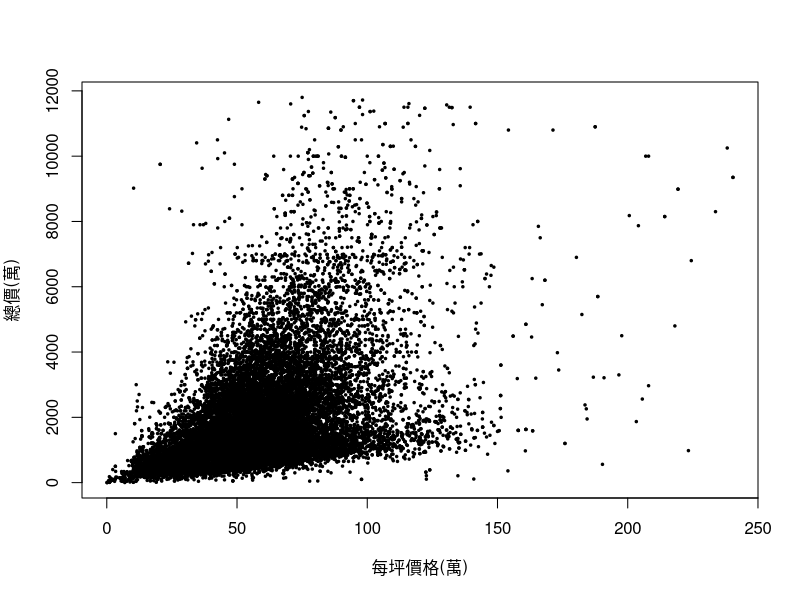
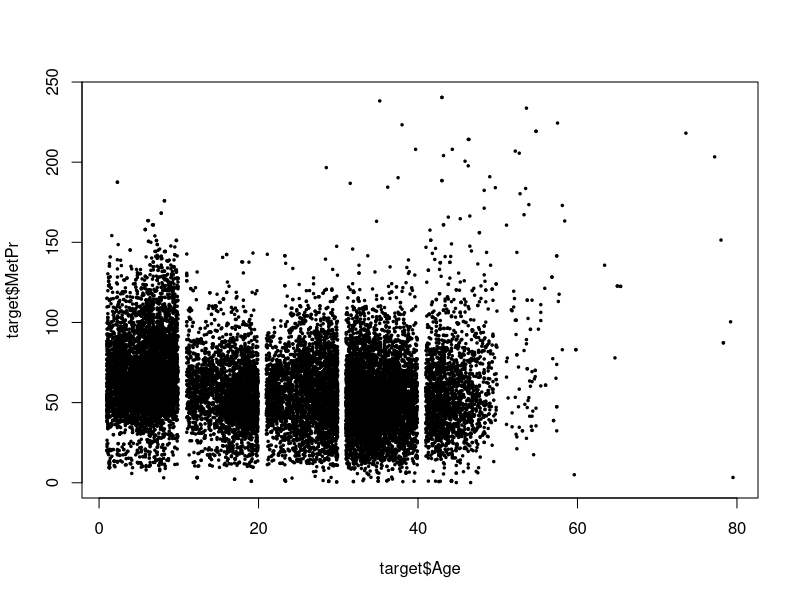
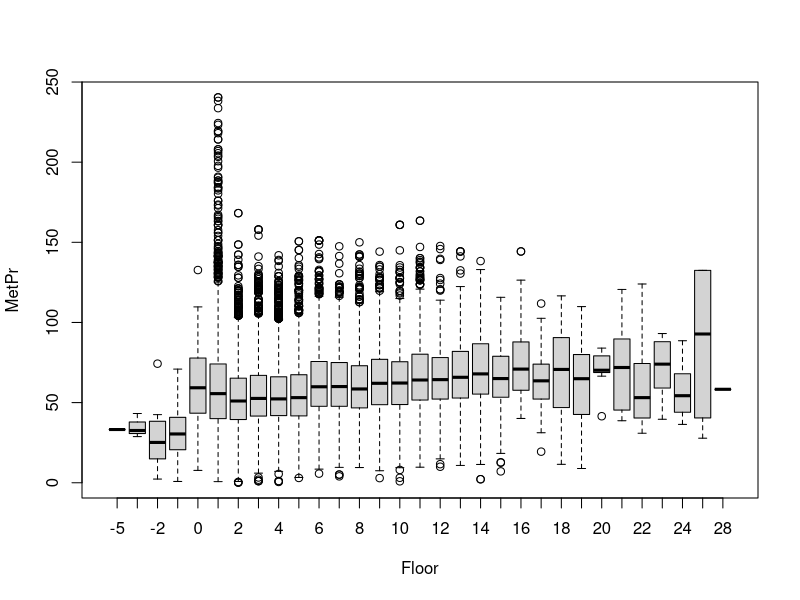
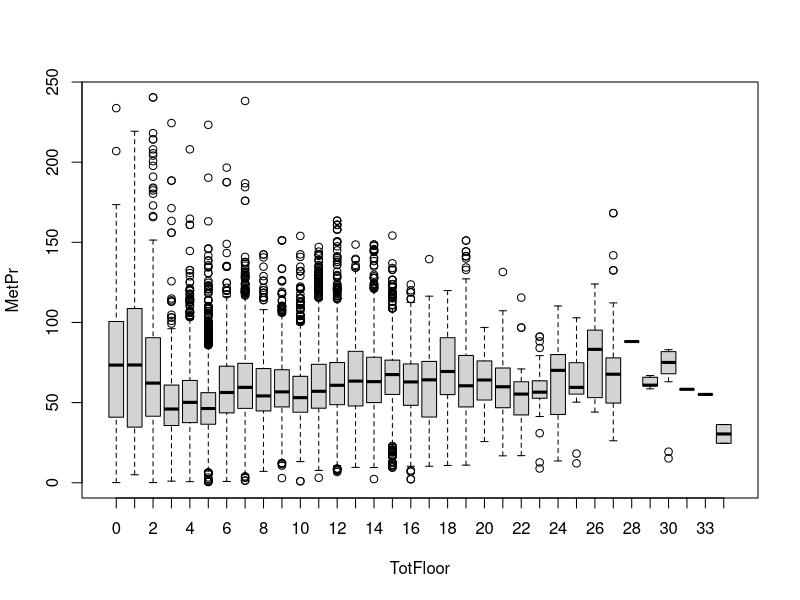
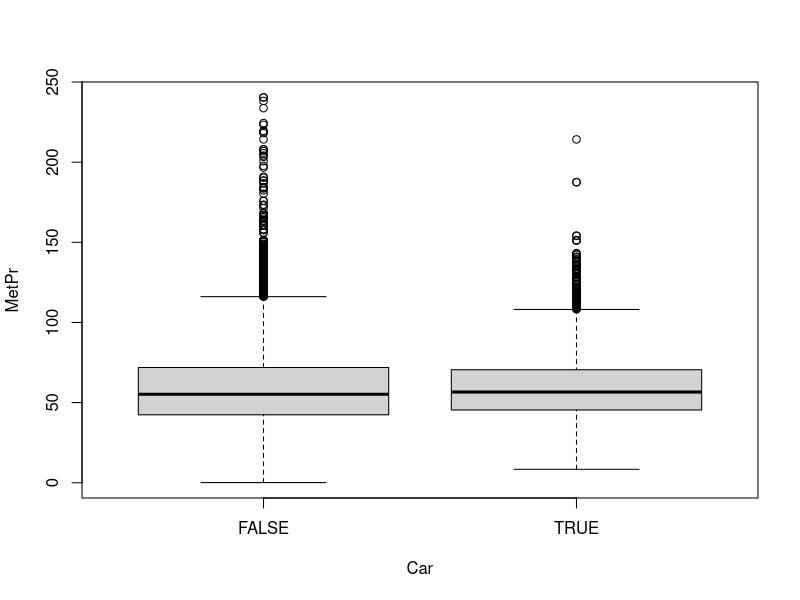
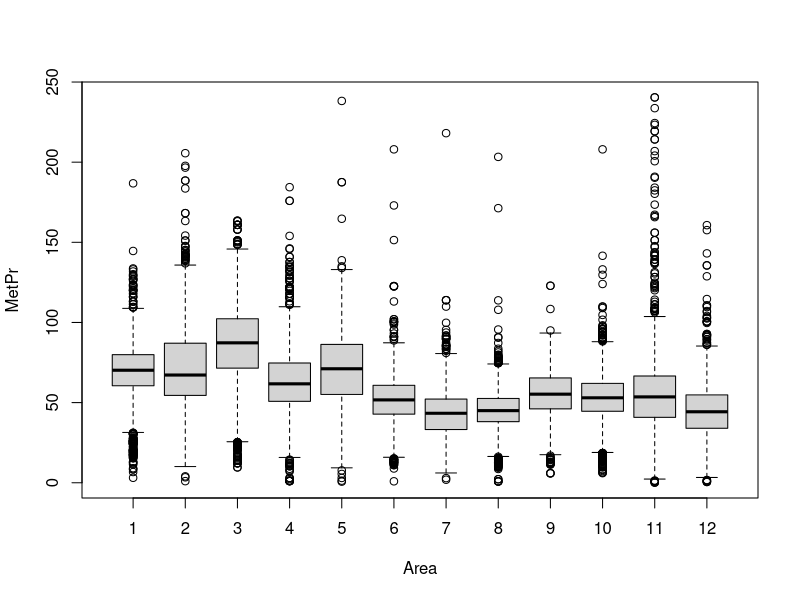
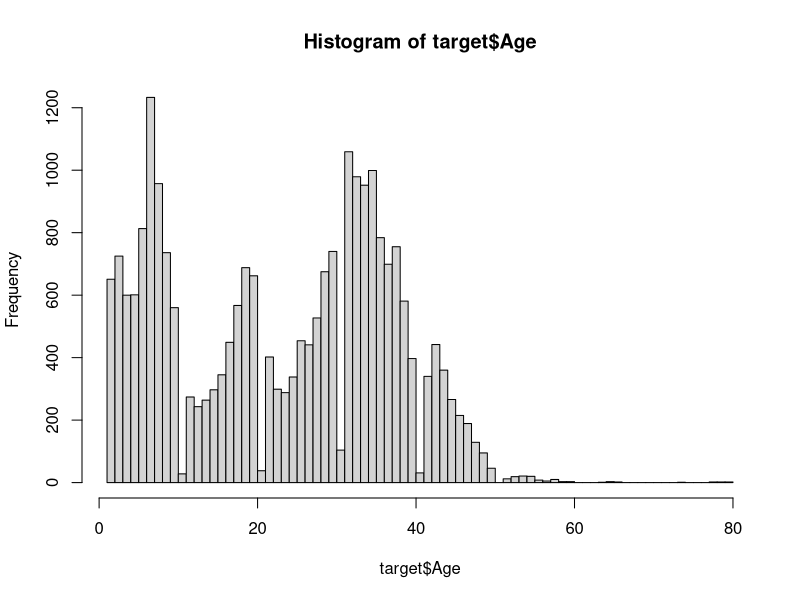
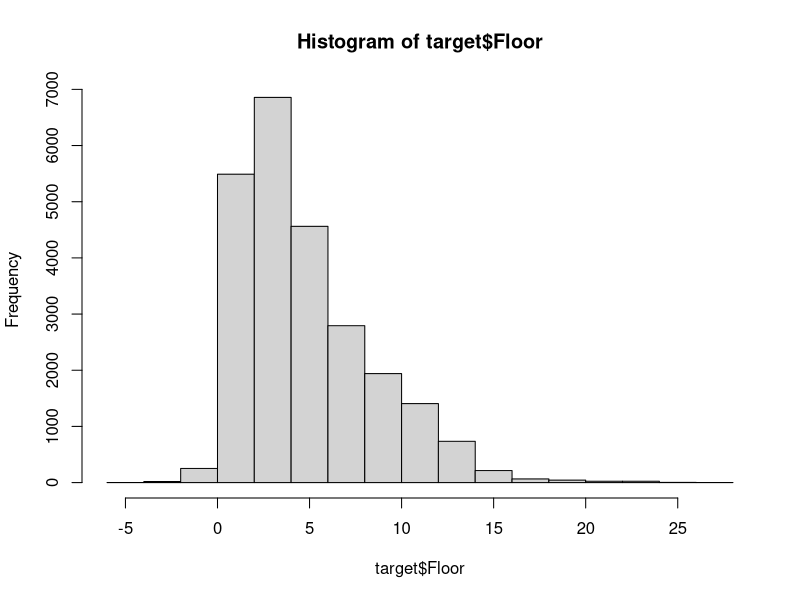

Write R code to recreate these figures, in order.
rm(list=ls())

allData <- read.csv("SinyiClean.csv")

# delete extreme values
target = allData[allData$TotPr<12000,]
target = target[target$MetPr<250,]
target = target[target$Age<80,]

# TotPr to MetPr scatterplot
plot(target$MetPr, target$TotPr, pch=20, cex=0.5, xlab="每坪價格(萬)", ylab="總價(萬)")
# MetPr to Age
plot(target$Age, target$MetPr, pch=20, cex=0.5)
# MetPr to Floor
boxplot(MetPr~Floor, data=target)
# MetPr to TotFl
boxplot(MetPr~TotFloor, data=target)
# MetPr to Car
boxplot(MetPr~Car, data=target)
# MetPr to Area
boxplot(MetPr~Area, data=target)
# distribution by Age
hist(target$Age, breaks=80)
# distribution by Floor
hist(target$Floor)
# MetPr to isTaoFang
boxplot(MetPr~isTaoFang, data=target)

# Simple Bar Plot 
counts <- table(allData$Area)
barplot(counts, main="行政區交易量", xlab="行政區")

# Grouped Bar Plot
counts <- table(allData$Area, allData$YyySe)
barplot(counts, main="逐季交易量",
        xlab="季", legend = rownames(counts), beside=TRUE)
